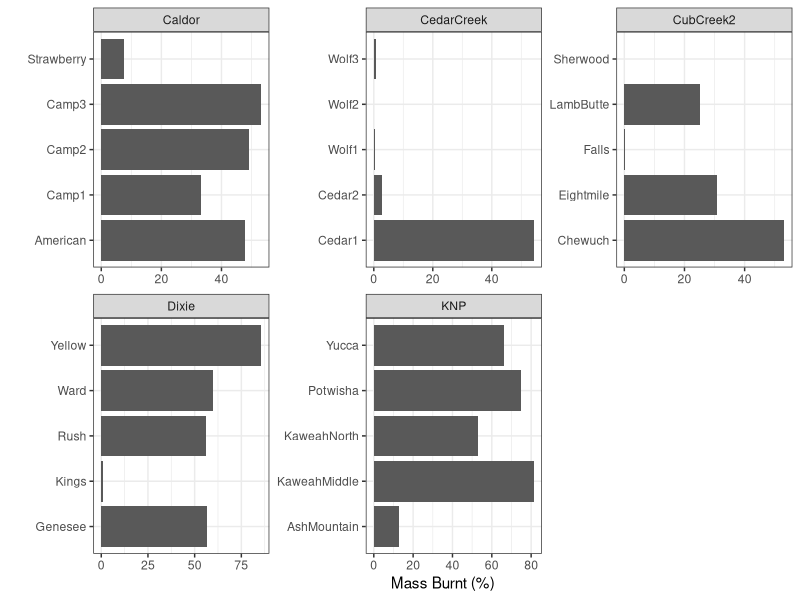
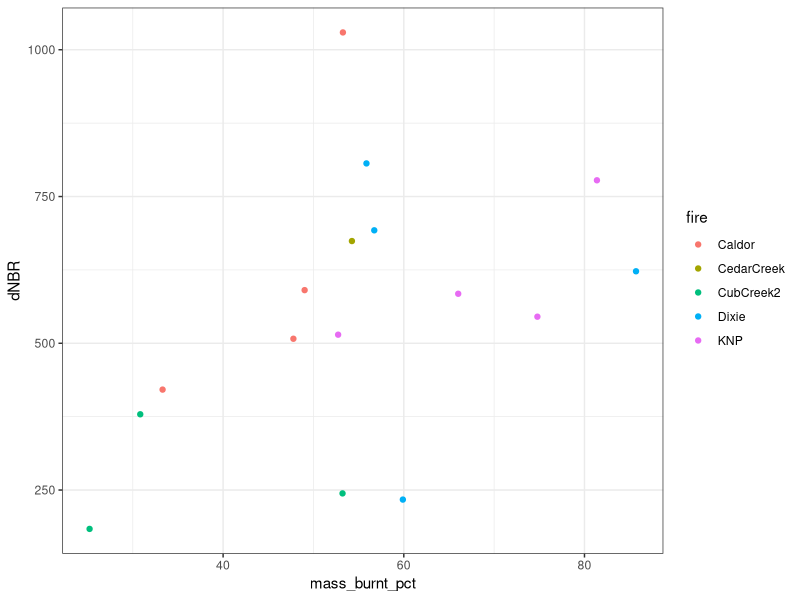
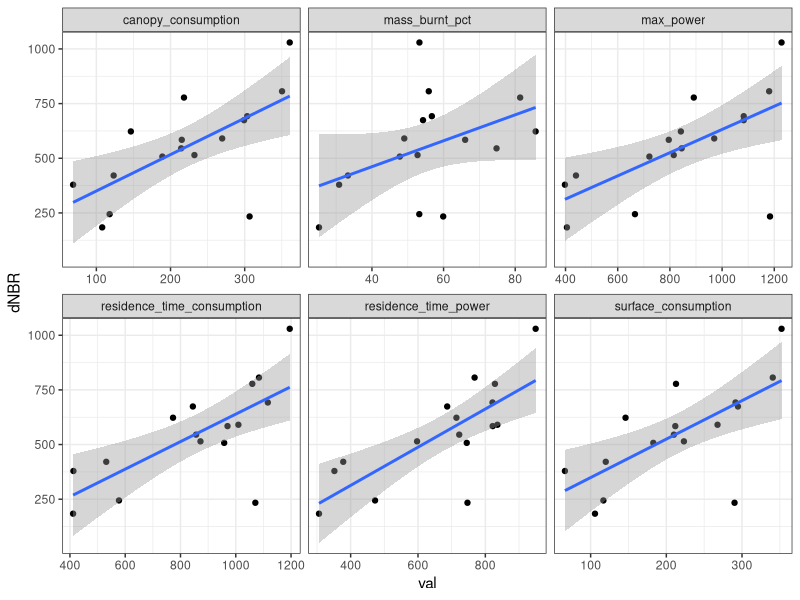
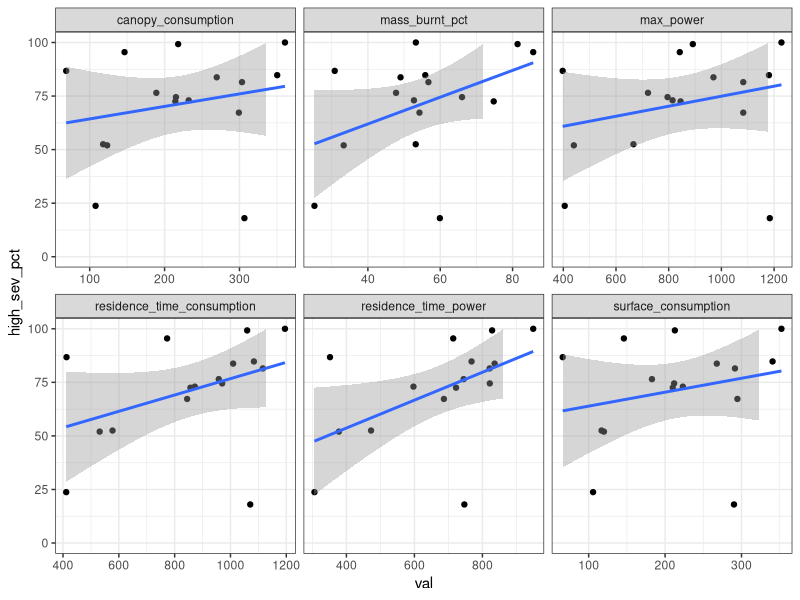

Reproduce these figures in R, in order.
library(tidyverse)
library(here)
library(GGally)
library(terra)

dat <- read.csv(here("all_data.csv")) %>%
  mutate(severity = case_when(severity==1 ~ "unburned",
                              severity==2 ~ "low",
                              severity==3 ~ "moderate",
                              severity==4 ~ "high"))

# explore!

dat_site <- dat %>%
  group_by(site, fire) %>%
  summarize(dNBR = mean(dNBR),
            high_sev_pct = mean(severity%in%c("moderate","high")*100),
            mass_burnt_pct = mean(mass_burnt_pct),
            surface_consumption = sum(surface_consumption),
            canopy_consumption = sum(canopy_consumption),
            max_power = mean(max_power),
            residence_time_power = mean(residence_time_power),
            residence_time_consumption = mean(residence_time_consumption))

dat_site %>%
  ggplot() +
  geom_bar(stat = "identity", aes(site,mass_burnt_pct)) +
  facet_wrap(.~fire, scales = "free") +
  labs(x="",
       y="Mass Burnt (%)") +
  coord_flip() +
  theme_bw()

sites_with_fire <- dat_site %>% filter(mass_burnt_pct > 20) %>% pull(site)

dat_fire <- dat %>% filter(site %in% sites_with_fire)
dat_site_fire <- dat_site %>% filter(site %in% sites_with_fire)

dat_site_fire %>%
  ggplot() +
  geom_point(aes(dNBR,mass_burnt_pct,color=fire)) +
  coord_flip() +
  theme_bw()

dat_site_fire_long <- dat_site_fire %>%
  pivot_longer(cols = 5:10,
               values_to = "val",
               names_to = "var")

dat_site_fire_long %>%
  ggplot() +
  geom_point(aes(val,dNBR)) +
  geom_smooth(aes(val,dNBR), method="lm") +
  facet_wrap(.~var, scales="free_x") +
  theme_bw()

dat_site_fire_long %>%
  ggplot() +
  geom_point(aes(val,high_sev_pct)) +
  geom_smooth(aes(val,high_sev_pct), method="lm") +
  facet_wrap(.~var, scales="free_x") +
  scale_y_continuous(limits = c(0,100)) +
  theme_bw()
